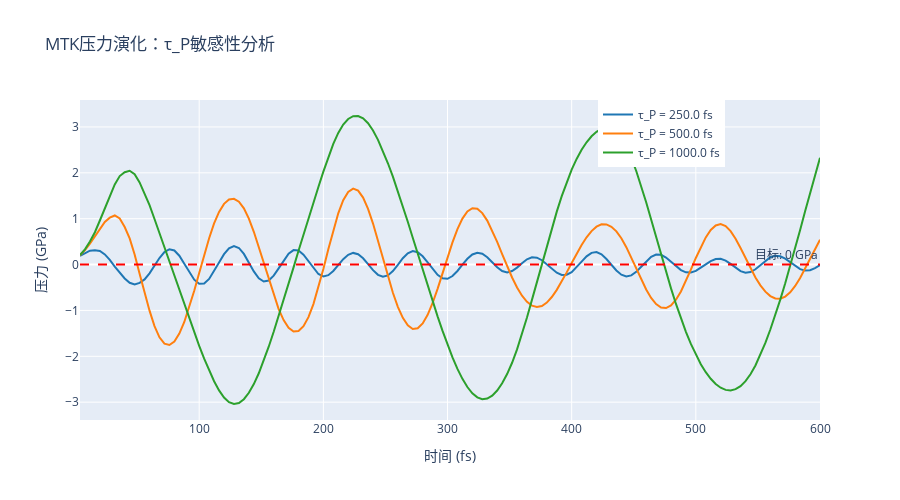

Notebook code for this chart:
### Markdown cell above
## 第四部分：NPT模拟实践

### 4.1 参数敏感性分析

压力弛豫时间 $\tau_P$ 是NPT模拟的关键参数：
- **$\tau_P$ 太小**：压力振荡剧烈，难以收敛
- **$\tau_P$ 太大**：响应缓慢，需要更长模拟时间
- **推荐值**：500-1000 fs（金属体系）

### Code cell
# 测试不同pdamp值的影响
def run_mtk_with_pdamp(pdamp_val: float, steps=3000, sample_every=20):
    """
    运行MTK NPT模拟，测试pdamp参数影响

    参数:
        pdamp_val: 压力弛豫时间 (fs)
        steps: 总步数
        sample_every: 采样间隔
    """
    # 准备新系统
    c = prepare_cell((3, 3, 3), T0=300.0, seed=33)
    pot.calculate_forces(c)

    # 创建MTK方案
    scheme = create_mtk_npt_scheme(
        target_temperature=300.0,
        target_pressure=0.0,
        tdamp=50.0,
        pdamp=pdamp_val,  # 变化的参数
        tchain=3,
        pchain=3,
    )

    dt = 0.2
    times = []
    pressures = []
    t = 0.0

    # 运行模拟
    for step in range(steps):
        scheme.step(c, pot, dt)

        if (step + 1) % sample_every == 0:
            state = scheme.get_current_state(c, pot)
            times.append(t + dt)
            pressures.append(state["pressure"])

        t += dt

    return np.array(times), np.array(pressures)


print("测试不同pdamp值的影响...")
print("=" * 50)

# 测试三个不同的pdamp值
pdamp_values = [250.0, 500.0, 1000.0]
results = {}

for pdamp in pdamp_values:
    print(f"\n运行 pdamp = {pdamp} fs...")
    times, pressures = run_mtk_with_pdamp(pdamp)
    results[pdamp] = (times, pressures)

    # 计算统计
    p_mean = np.mean(pressures[-50:])
    p_std = np.std(pressures[-50:])
    print(f"  最后50点: 平均压力 = {p_mean:.4f} ± {p_std:.4f} GPa")

# 可视化比较
fig = go.Figure()

colors = ["#1f77b4", "#ff7f0e", "#2ca02c"]
for (pdamp, (times, pressures)), color in zip(results.items(), colors, strict=False):
    fig.add_trace(
        go.Scatter(
            x=times,
            y=pressures,
            mode="lines",
            name=f"τ_P = {pdamp} fs",
            line=dict(color=color, width=2),
        )
    )

# 添加目标压力线
fig.add_hline(y=0.0, line_dash="dash", line_color="red", annotation_text="目标: 0 GPa")

fig.update_layout(
    title="MTK压力演化：τ_P敏感性分析",
    xaxis_title="时间 (fs)",
    yaxis_title="压力 (GPa)",
    height=500,
    legend=dict(x=0.7, y=1),
)

pshow(fig)

### Figure 1 — Plotly figure (JSON) as saved in the notebook; plotly's stock layout.template omitted (floating-point values rounded to 4 significant figures; data arrays with more than 128 entries replaced by an {"elided": "..."} marker saying what was removed)
{"data": [{"line": {"color": "#1f77b4", "width": 2}, "mode": "lines", "name": "τ_P = 250.0 fs", "type": "scatter", "x": {"elided": "150 float values"}, "y": {"elided": "150 float values"}}, {"line": {"color": "#ff7f0e", "width": 2}, "mode": "lines", "name": "τ_P = 500.0 fs", "type": "scatter", "x": {"elided": "150 float values"}, "y": {"elided": "150 float values"}}, {"line": {"color": "#2ca02c", "width": 2}, "mode": "lines", "name": "τ_P = 1000.0 fs", "type": "scatter", "x": {"elided": "150 float values"}, "y": {"elided": "150 float values"}}], "layout": {"annotations": [{"showarrow": false, "text": "目标: 0 GPa", "x": 1, "xanchor": "right", "xref": "x domain", "y": 0, "yanchor": "bottom", "yref": "y"}], "height": 500, "legend": {"x": 0.7, "y": 1}, "shapes": [{"line": {"color": "red", "dash": "dash"}, "type": "line", "x0": 0, "x1": 1, "xref": "x domain", "y0": 0, "y1": 0, "yref": "y"}], "title": {"text": "MTK压力演化：τ_P敏感性分析"}, "xaxis": {"title": {"text": "时间 (fs)"}}, "yaxis": {"title": {"text": "压力 (GPa)"}}}}
